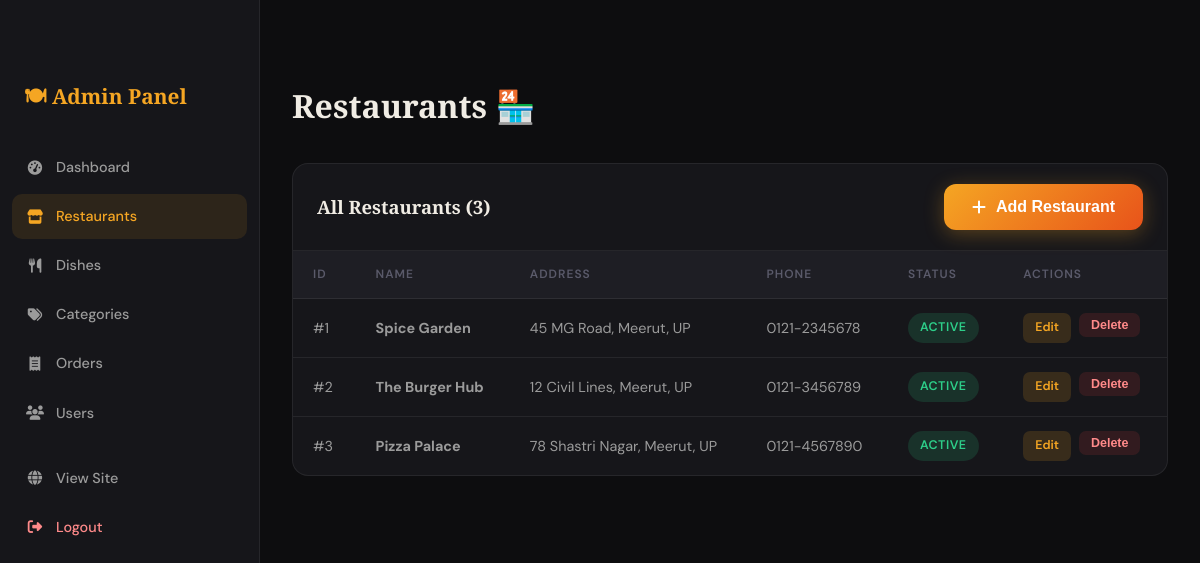
The page /admin/restaurants.php (signed in) on the database its author committed.
### tables this page shows
CREATE TABLE IF NOT EXISTS restaurants (
    restaurant_id INT AUTO_INCREMENT PRIMARY KEY,
    restaurant_name VARCHAR(150) NOT NULL,
    address TEXT,
    phone VARCHAR(20),
    image VARCHAR(255) DEFAULT 'default.jpg',
    status TINYINT(1) DEFAULT 1,
    created_at DATETIME DEFAULT CURRENT_TIMESTAMP
);

### admin/restaurants.php (the view, shortened to what this page needs)
<?php
require_once '../connect.php';
$restaurants = $pdo->query("SELECT * FROM restaurants ORDER BY created_at DESC")->fetchAll();
?>
<!DOCTYPE html>
<html lang="en">
<head>
    <link rel="stylesheet" href="https://cdnjs.cloudflare.com/ajax/libs/font-awesome/6.5.0/css/all.min.css">
    <link rel="stylesheet" href="../css/style.css">
</head>
<body>
<div class="admin-sidebar">
    <div class="admin-logo">🍽 Admin Panel</div>
    <nav class="admin-nav">
        <a href="index.php" class="admin-nav-item"><i class="fas fa-tachometer-alt"></i> Dashboard</a>
        <a href="restaurants.php" class="admin-nav-item active"><i class="fas fa-store"></i> Restaurants</a>
        <a href="dishes.php" class="admin-nav-item"><i class="fas fa-utensils"></i> Dishes</a>
        <a href="categories.php" class="admin-nav-item"><i class="fas fa-tags"></i> Categories</a>
        <a href="orders.php" class="admin-nav-item"><i class="fas fa-receipt"></i> Orders</a>
        <a href="users.php" class="admin-nav-item"><i class="fas fa-users"></i> Users</a>
        <a href="../index.php" class="admin-nav-item" style="margin-top:20px;"><i class="fas fa-globe"></i> View Site</a>
        <a href="../logout.php" class="admin-nav-item" style="color:#ff8a8a;"><i class="fas fa-sign-out-alt"></i> Logout</a>
    </nav>
</div>
<div class="admin-main">
    <div class="admin-page-title">Restaurants 🏪</div>
    <div class="data-table">
        <div class="table-header">
            <h3>All Restaurants (<?= count($restaurants) ?>)</h3>
            <button class="btn-primary" onclick="openModal('addModal')"><i class="fas fa-plus"></i> Add Restaurant</button>
        </div>
        <div style="overflow-x:auto;">
            <table>
                <thead>
                    <tr>
                        <th>ID</th>
                        <th>Name</th>
                        <th>Address</th>
                        <th>Phone</th>
                        <th>Status</th>
                        <th>Actions</th>
                    </tr>
                </thead>
                <tbody>
                    <?php foreach($restaurants as $r): ?>
                    <tr>
                        <td>#<?= $r['restaurant_id'] ?></td>
                        <td><strong><?= htmlspecialchars($r['restaurant_name']) ?></strong></td>
                        <td><?= htmlspecialchars($r['address']) ?></td>
                        <td><?= htmlspecialchars($r['phone']) ?></td>
                        <td>
                            <span class="status-badge <?= $r['status'] ? 'status-delivered' : 'status-cancelled' ?>">
                                <?= $r['status'] ? 'Active' : 'Inactive' ?>
                            </span>
                        </td>
                        <td>
                            <div class="action-btns">
                                <a href="?edit=<?= $r['restaurant_id'] ?>" class="btn-edit">Edit</a>
                                <form method="POST" style="display:inline;" onsubmit="return confirm('Delete this restaurant?')">
                                    <button type="submit" class="btn-del">Delete</button>
                                </form>
                            </div>
                        </td>
                    </tr>
                    <?php endforeach; ?>
                </tbody>
            </table>
        </div>
    </div>
</div>
</body>
</html>

### css/style.css (style rules this page uses)
:root { --bg-dark: #0d0d0f; --bg-card: #16161a; --bg-elevated: #1e1e24; --accent: #f5a623; --accent-warm: #e8531a; --accent-green: #2dce89; --text-primary: #f0ece4; --text-secondary: #9b9b9b; --text-muted: #5a5a6a; --border: rgba(255,255,255,0.07); --border-hover: rgba(245,166,35,0.4); --shadow: 0 8px 40px rgba(0,0,0,0.5); --shadow-glow: 0 0 30px rgba(245,166,35,0.15); --radius: 16px; --radius-sm: 10px; --font-display: 'Playfair Display', Georgia, serif; --font-body: 'DM Sans', sans-serif; --transition: all 0.3s cubic-bezier(0.4, 0, 0.2, 1); }
*, *::before, *::after { box-sizing: border-box; margin: 0; padding: 0; }
html { scroll-behavior: smooth; }
body { font-family: var(--font-body); background: var(--bg-dark); color: var(--text-primary); line-height: 1.6; overflow-x: hidden; }
a { text-decoration: none; color: inherit; }
.btn-primary { display: inline-flex; align-items: center; gap: 10px; background: linear-gradient(135deg, var(--accent), var(--accent-warm)); color: #fff; font-weight: 700; font-size: 1rem; padding: 14px 28px; border-radius: 12px; transition: var(--transition); box-shadow: 0 4px 20px rgba(245,166,35,0.3); border: none; cursor: pointer; }
.status-badge { display: inline-flex; align-items: center; gap: 6px; padding: 5px 12px; border-radius: 100px; font-size: 0.78rem; font-weight: 600; text-transform: uppercase; letter-spacing: 0.5px; }
.status-delivered { background: rgba(45,206,137,0.15); color: var(--accent-green); }
.admin-sidebar { background: var(--bg-card); border-right: 1px solid var(--border); padding: 80px 0 40px; position: fixed; top: 0; left: 0; width: 260px; height: 100vh; overflow-y: auto; }
.admin-logo { padding: 0 24px 32px; font-family: var(--font-display); font-size: 1.3rem; font-weight: 700; color: var(--accent); }
.admin-nav { padding: 0 12px; }
.admin-nav-item { display: flex; align-items: center; gap: 12px; padding: 11px 14px; border-radius: 10px; color: var(--text-secondary); font-size: 0.9rem; font-weight: 500; transition: var(--transition); margin-bottom: 4px; }
.admin-nav-item:hover, .admin-nav-item.active { background: rgba(245,166,35,0.1); color: var(--accent); }
.admin-nav-item i { width: 18px; text-align: center; }
.admin-main { margin-left: 260px; padding: 80px 32px 40px; }
.admin-page-title { font-family: var(--font-display); font-size: 2rem; font-weight: 700; margin-bottom: 32px; }
.data-table { background: var(--bg-card); border: 1px solid var(--border); border-radius: var(--radius); overflow: hidden; }
.table-header { display: flex; align-items: center; justify-content: space-between; padding: 20px 24px; border-bottom: 1px solid var(--border); flex-wrap: wrap; gap: 12px; }
.table-header h3 { font-family: var(--font-display); font-size: 1.15rem; font-weight: 700; }
table { width: 100%; border-collapse: collapse; }
th { padding: 14px 20px; text-align: left; font-size: 0.75rem; text-transform: uppercase; letter-spacing: 1px; color: var(--text-muted); font-weight: 600; background: var(--bg-elevated); }
td { padding: 14px 20px; font-size: 0.9rem; border-top: 1px solid var(--border); color: var(--text-secondary); }
.action-btns { display: flex; gap: 8px; }
.btn-edit, .btn-del { padding: 5px 12px; border-radius: 7px; font-size: 0.78rem; font-weight: 600; border: none; cursor: pointer; transition: var(--transition); }
.btn-edit { background: rgba(245,166,35,0.15); color: var(--accent); }
.btn-del { background: rgba(255,68,68,0.12); color: #ff8a8a; }

### rows shown on the page
restaurants: restaurant_id "1", restaurant_name "Spice Garden", address "45 MG Road, Meerut, UP", phone "0121-2345678", status "ACTIVE"
restaurants: restaurant_id "2", restaurant_name "The Burger Hub", address "12 Civil Lines, Meerut, UP", phone "0121-3456789", status "ACTIVE"
restaurants: restaurant_id "3", restaurant_name "Pizza Palace", address "78 Shastri Nagar, Meerut, UP", phone "0121-4567890", status "ACTIVE"

### other values the page prints
count($restaurants) "3"
